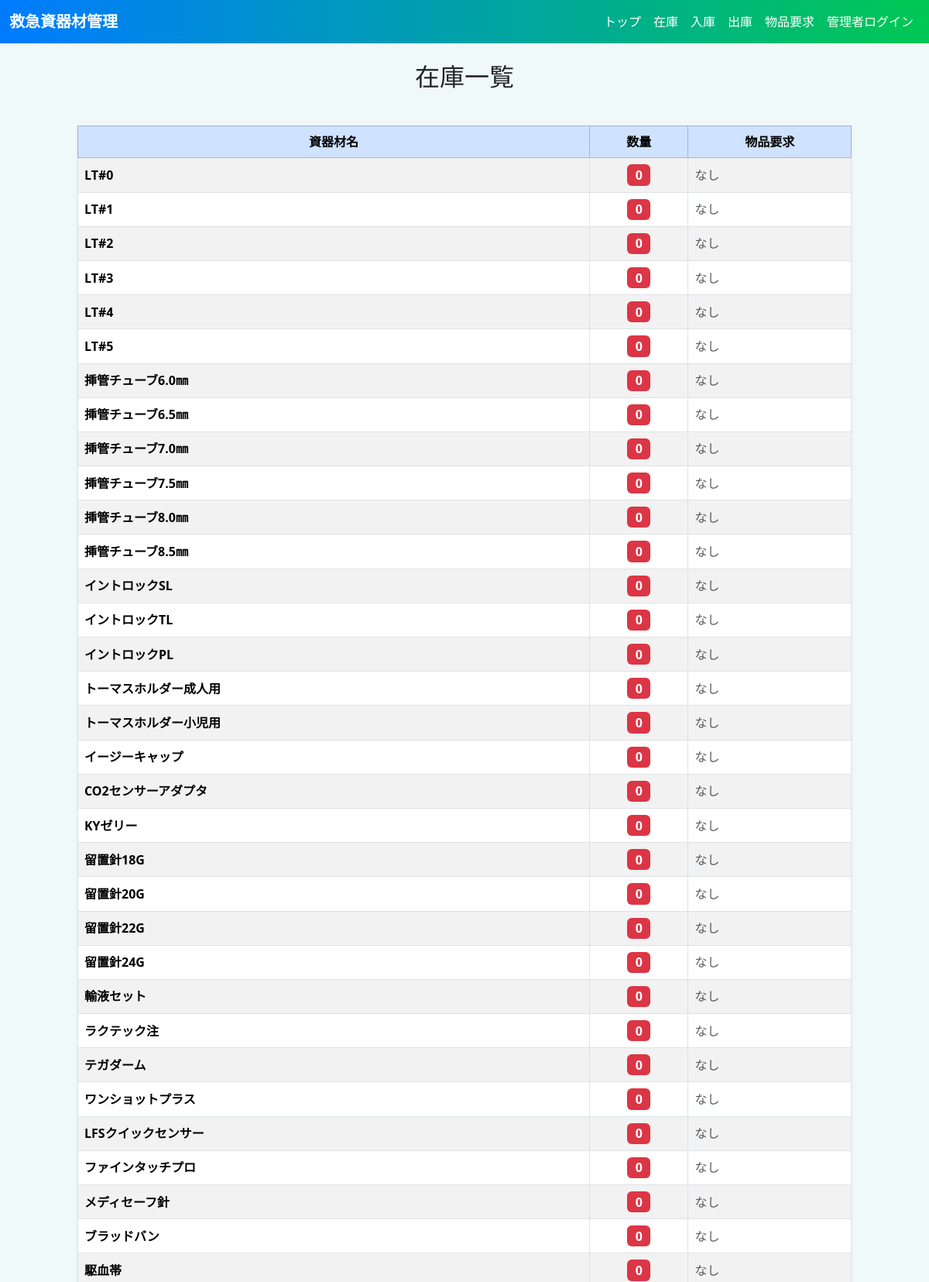
Page /inventory (upper part) on the committed database.
### app.py (models this page shows)
class Item(db.Model):
    id = db.Column(db.Integer, primary_key=True)
    name = db.Column(db.String(100), unique=True, nullable=False)
    quantity = db.Column(db.Integer, default=0)
    minimum = db.Column(db.Integer, default=0)
    expiry = db.Column(db.String(20), nullable=True)

### app.py (the view)
@app.route('/inventory')
def inventory():
    items = Item.query.all()
    item_requests = {}
    requests = Transaction.query.filter_by(type='request').all()
    for req in requests:
        item_requests.setdefault(req.item_name, []).append(req)
    return render_template('inventory.html', items=items, item_requests=item_requests)

### templates/inventory.html
{% extends "base.html" %}
{% block content %}
<h2 class="text-center mb-4">在庫一覧</h2>
<div class="table-responsive">
  <table class="table table-bordered table-striped align-middle shadow-sm">
    <thead class="table-primary text-center">
      <tr>
        <th>資器材名</th>
        <th>数量</th>
        <th>物品要求</th>
      </tr>
    </thead>
    <tbody>
      {% for item in items %}
      <tr>
        <td class="fw-semibold">{{ item.name }}</td>
        <td class="text-center">
          {% if item.quantity <= item.minimum %}
            <span class="badge bg-danger fs-6">{{ item.quantity }}</span>
          {% else %}
            <span class="badge bg-success fs-6">{{ item.quantity }}</span>
          {% endif %}
        </td>
        <td>
          {% if item.name in item_requests %}
            {% for req in item_requests[item.name] %}
              <span class="badge bg-info text-dark mb-1">
                {{ req.date.strftime('%m/%d') }}: {{ req.quantity }}
              </span><br>
            {% endfor %}
          {% else %}
            <span class="text-muted">なし</span>
          {% endif %}
        </td>
      </tr>
      {% endfor %}
    </tbody>
  </table>
</div>
{% endblock %}

### templates/base.html (shortened to what this page needs)
<!DOCTYPE html>
<html lang="ja">
<head>
  <link href="https://cdn.jsdelivr.net/npm/bootstrap@5.3.3/dist/css/bootstrap.min.css" rel="stylesheet">
</head>
<body>
  <nav class="navbar navbar-expand-lg">
    <div class="container-fluid">
      <a class="navbar-brand" href="/">救急資器材管理</a>
      <div class="collapse navbar-collapse" id="navbarNav">
        <ul class="navbar-nav ms-auto">
          <li class="nav-item"><a class="nav-link" href="/">トップ</a></li>
          <li class="nav-item"><a class="nav-link" href="/inventory">在庫</a></li>
          <li class="nav-item"><a class="nav-link" href="/incoming">入庫</a></li>
          <li class="nav-item"><a class="nav-link" href="/outgoing">出庫</a></li>
          <li class="nav-item"><a class="nav-link" href="/request">物品要求</a></li>
          {% if session.get('logged_in') %}
            <li class="nav-item"><a class="nav-link" href="/minimum">最低在庫設定</a></li>
            <li class="nav-item"><a class="nav-link" href="/logout">ログアウト</a></li>
          {% else %}
            <li class="nav-item"><a class="nav-link" href="/login">管理者ログイン</a></li>
          {% endif %}
        </ul>
      </div>
    </div>
  </nav>
  <div class="container my-4">
    {% block content %}{% endblock %}
  </div>
</body>
</html>

### templates/base.html (style rules this page uses)
body { font-family: 'Segoe UI', Arial, sans-serif; background-color: #f0f9f9; }
nav a { font-weight: bold; }
.navbar { background: linear-gradient(90deg, #007BFF, #00c853); }
.navbar-brand, .nav-link { color: white !important; }
table { margin: 20px auto; width: 95%; max-width: 1000px; }
th { background-color: #007BFF; color: white; }
td { background-color: #ffffff; }

### rows in the picture
Item: name "LT#0", quantity "0", shows "なし"
Item: name "LT#1", quantity "0", shows "なし"
Item: name "LT#2", quantity "0", shows "なし"
Item: name "LT#3", quantity "0", shows "なし"
Item: name "LT#4", quantity "0", shows "なし"
Item: name "LT#5", quantity "0", shows "なし"
Item: name "挿管チューブ6.0㎜", quantity "0", shows "なし"
Item: name "挿管チューブ6.5㎜", quantity "0", shows "なし"
Item: name "挿管チューブ7.0㎜", quantity "0", shows "なし"
Item: name "挿管チューブ7.5㎜", quantity "0", shows "なし"
Item: name "挿管チューブ8.0㎜", quantity "0", shows "なし"
Item: name "挿管チューブ8.5㎜", quantity "0", shows "なし"
Item: name "イントロックSL", quantity "0", shows "なし"
Item: name "イントロックTL", quantity "0", shows "なし"
Item: name "イントロックPL", quantity "0", shows "なし"
Item: name "トーマスホルダー成人用", quantity "0", shows "なし"
Item: name "トーマスホルダー小児用", quantity "0", shows "なし"
Item: name "イージーキャップ", quantity "0", shows "なし"
Item: name "CO2センサーアダプタ", quantity "0", shows "なし"
Item: name "KYゼリー", quantity "0", shows "なし"
Item: name "留置針18G", quantity "0", shows "なし"
Item: name "留置針20G", quantity "0", shows "なし"
Item: name "留置針22G", quantity "0", shows "なし"
Item: name "留置針24G", quantity "0", shows "なし"
Item: name "輸液セット", quantity "0", shows "なし"
Item: name "ラクテック注", quantity "0", shows "なし"
Item: name "テガダーム", quantity "0", shows "なし"
Item: name "ワンショットプラス", quantity "0", shows "なし"
Item: name "LFSクイックセンサー", quantity "0", shows "なし"
Item: name "ファインタッチプロ", quantity "0", shows "なし"
Item: name "メディセーフ針", quantity "0", shows "なし"
Item: name "ブラッドバン", quantity "0", shows "なし"
Item: name "駆血帯", quantity "0", shows "なし"
